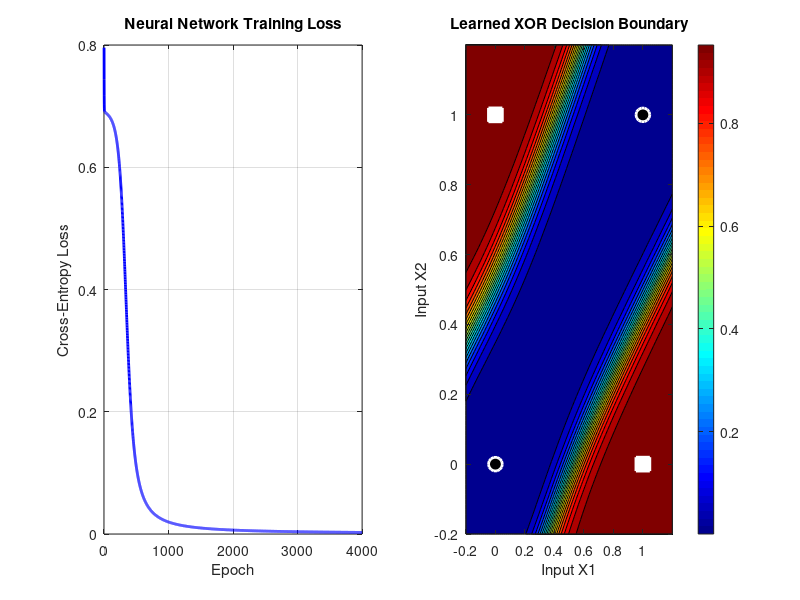

Here is the MATLAB script that generated this plot:
%% ========================================================================
%% TEST 4: Neural Network XOR Classifier (test04_neural_network_xor.m)
%% ========================================================================
clear; clc; close all;
rand('seed', 42);

% XOR Dataset
X = [0 0; 0 1; 1 0; 1 1];
Y = [0; 1; 1; 0];

% Network architecture: 2 inputs -> 6 hidden -> 1 output
W1 = randn(2, 6) * 0.8; b1 = zeros(1, 6);
W2 = randn(6, 1) * 0.8; b2 = zeros(1, 1);

sigmoid = @(z) 1 ./ (1 + exp(-z));
lr = 0.5;
epochs = 4000;
loss_history = zeros(epochs, 1);

for ep = 1:epochs
    % Forward pass
    Z1 = X * W1 + b1;
    A1 = sigmoid(Z1);
    Z2 = A1 * W2 + b2;
    A2 = sigmoid(Z2);

    % Binary cross-entropy loss
    loss_history(ep) = -mean(Y .* log(A2 + 1e-8) + (1 - Y) .* log(1 - A2 + 1e-8));

    % Backpropagation
    dZ2 = A2 - Y;
    dW2 = (A1' * dZ2) / 4;
    db2 = mean(dZ2, 1);

    dA1 = dZ2 * W2';
    dZ1 = dA1 .* A1 .* (1 - A1);
    dW1 = (X' * dZ1) / 4;
    db1 = mean(dZ1, 1);

    % Gradient descent update
    W2 -= lr * dW2; b2 -= lr * db2;
    W1 -= lr * dW1; b1 -= lr * db1;
end

% Evaluate decision boundary across 2D grid
[gx, gy] = meshgrid(linspace(-0.2, 1.2, 100));
grid_pts = [gx(:), gy(:)];
preds = sigmoid(sigmoid(grid_pts * W1 + b1) * W2 + b2);
Z_pred = reshape(preds, size(gx));

figure('Name', 'Test 4: Neural Network XOR', 'NumberTitle', 'off');
subplot(1, 2, 1);
plot(1:epochs, loss_history, 'b-', 'LineWidth', 2);
grid on;
title('Neural Network Training Loss');
xlabel('Epoch'); ylabel('Cross-Entropy Loss');

subplot(1, 2, 2);
contourf(gx, gy, Z_pred, 20); hold on;
colormap('jet'); colorbar;
plot(X(Y==0, 1), X(Y==0, 2), 'wo', 'MarkerSize', 10, 'MarkerFaceColor', 'k', 'LineWidth', 2);
plot(X(Y==1, 1), X(Y==1, 2), 'ws', 'MarkerSize', 10, 'MarkerFaceColor', 'w', 'LineWidth', 2);
title('Learned XOR Decision Boundary');
xlabel('Input X1'); ylabel('Input X2');
